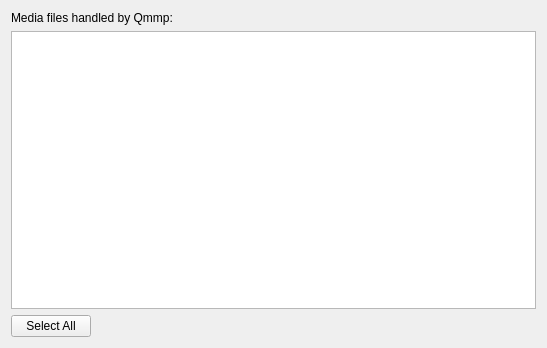
<?xml version="1.0" encoding="UTF-8"?>
<ui version="4.0">
 <class>WinFileAssocPage</class>
 <widget class="QWidget" name="WinFileAssocPage">
  <property name="geometry">
   <rect>
    <x>0</x>
    <y>0</y>
    <width>547</width>
    <height>348</height>
   </rect>
  </property>
  <layout class="QGridLayout" name="gridLayout">
   <item row="0" column="0" colspan="2">
    <widget class="QLabel" name="textLabel">
     <property name="text">
      <string>Media files handled by Qmmp:</string>
     </property>
     <property name="alignment">
      <set>Qt::AlignVCenter</set>
     </property>
     <property name="wordWrap">
      <bool>true</bool>
     </property>
    </widget>
   </item>
   <item row="1" column="0" colspan="2">
    <widget class="QListWidget" name="listWidget">
     <property name="editTriggers">
      <set>QAbstractItemView::DoubleClicked|QAbstractItemView::EditKeyPressed</set>
     </property>
     <property name="selectionMode">
      <enum>QAbstractItemView::MultiSelection</enum>
     </property>
     <property name="viewMode">
      <enum>QListView::ListMode</enum>
     </property>
     <property name="uniformItemSizes">
      <bool>true</bool>
     </property>
     <property name="sortingEnabled">
      <bool>true</bool>
     </property>
    </widget>
   </item>
   <item row="2" column="0">
    <widget class="QPushButton" name="selectAll">
     <property name="text">
      <string>Select All</string>
     </property>
    </widget>
   </item>
   <item row="2" column="1">
    <spacer>
     <property name="orientation">
      <enum>Qt::Horizontal</enum>
     </property>
     <property name="sizeHint" stdset="0">
      <size>
       <width>364</width>
       <height>20</height>
      </size>
     </property>
    </spacer>
   </item>
  </layout>
 </widget>
 <resources/>
 <connections/>
</ui>
